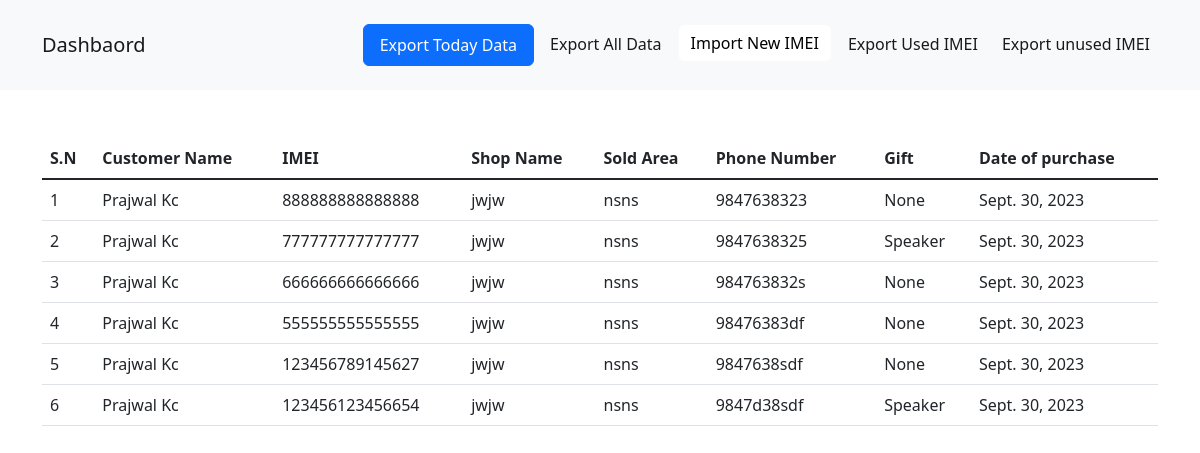
The app's page /dash/, older data.
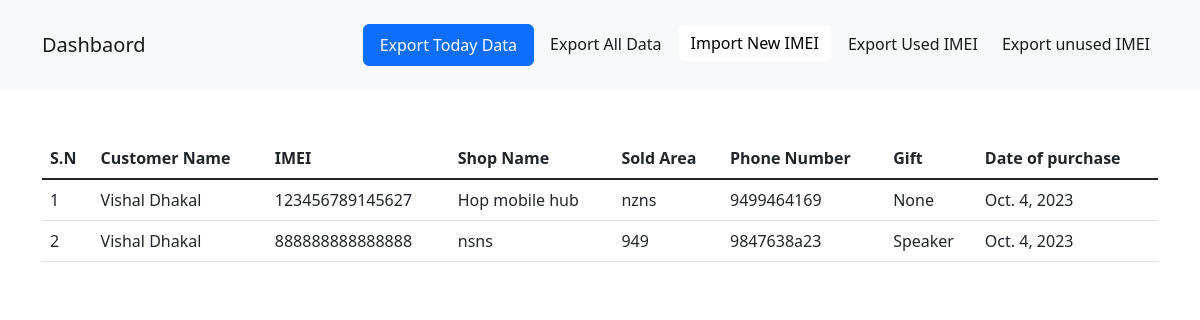
The same page, newer data.
### gifts/models.py (models this page shows, shortened)
class Customer(models.Model):
    CAMPAIGN_CHOICES = [
        ("Facebook Ads", "Facebook Ads"),
        ("Reatil Shop", "Reatil Shop"),
        ("Google Ads", "Google Ads"),
        ("Others", "Others"),
    ]
    customer_name = models.CharField(max_length=400)
    shop_name = models.TextField()
    sold_area = models.CharField(max_length=800)
    phone_number = models.CharField(max_length=400)
    phone_model = models.ForeignKey(MobilePhone, on_delete=models.CASCADE)
    sale_status = models.CharField(max_length=400, default="SOLD")
    prize_details = models.CharField(
        max_length=900, default="Happy Dashain and Tihar")
    gift = models.ForeignKey(Gift, on_delete=models.CASCADE, null=True)
    imei = models.CharField(max_length=400)
    date_of_purchase = models.DateField(auto_now_add=True, auto_now=False)
    how_know_about_campaign = models.CharField(
        max_length=800, choices=CAMPAIGN_CHOICES)
    recharge_card = models.ForeignKey(RechargeCard, on_delete=models.CASCADE,null=True,related_name="recharge_card")
    ntc_recharge_card = models.BooleanField(default=False)
    amount_of_card = models.IntegerField(default=50)
    profession =  models.CharField(max_length=400, default="None")
    class Meta:
        ordering = ("-date_of_purchase",)

class Gift(models.Model):
    name = models.CharField(max_length=400)
    image_url = models.FileField()
    def __str__(self):
        return self.name

### gifts/views.py (the view)
# urls.py: path('dash/', adminIndex,name = 'adminIndexx'),
def adminIndex(request):
    customerss = Customer.objects.all()
    ctx = {
        "customers": customerss
    }
    return render(request, "admin2/index.html", ctx)

### templates/admin2/index.html (shortened to what this page needs)
<!DOCTYPE html>
<html lang="en">
<head>
     <link href="https://cdn.jsdelivr.net/npm/bootstrap@5.2.3/dist/css/bootstrap.min.css" rel="stylesheet"
>
</head>
<body>
     <nav class="navbar navbar-expand-lg bg-light">
          <div class="container py-3">
               <a class="navbar-brand" href="#" class="fw-bold fs-5">Dashbaord</a>
               <div class="collapse navbar-collapse" id="navbarSupportedContent">
                    <ul class="navbar-nav ms-auto mb-2 mb-lg-0">
                         <li class="nav-item ms-2">
                              <a class="nav-link btn btn-primary text-white px-3" aria-current="page" href="#">Export
                                   Today
                                   Data</a>
                         </li>
                         <li class="nav-item ms-2">
                              <a class="nav-link active" aria-current="page" href="#">Export All Data</a>
                         </li>
                         <li class="nav-item ms-2">
                              <button type="button" class="btn btn-light bg-white" data-bs-toggle="modal"
                                   data-bs-target="#exampleModal">
                                   Import New IMEI
                              </button>
                         </li>
                         <li class="nav-item ms-2">
                              <a class="nav-link active" aria-current="page" href="#">Export Used IMEI</a>
                         </li>
                         <li class="nav-item ms-2">
                              <a class="nav-link active" aria-current="page" href="#">Export unused IMEI</a>
                         </li>
                    </ul>
               </div>
          </div>
     </nav>
     <div class="container py-5">
          <table class="table">
               <thead>
                    <tr>
                         <th scope="col">S.N</th>
                         <th scope="col">Customer Name</th>
                         <th scope="col">IMEI</th>
                         <th scope="col">Shop Name</th>
                         <th scope="col">Sold Area</th>
                         <th scope="col">Phone Number</th>
                         <th scope="col">Gift</th>
                         <th scope="col">Date of purchase</th>
                    </tr>
               </thead>
               <tbody class="table-group-divider">
                    {% for cust in customers %}
                    <tr>
                         <td>{{ forloop.counter }}</td>
                         <td>{{cust.customer_name}}</td>
                         <td>{{cust.imei}}</td>
                         <td>{{cust.shop_name}}</td>
                         <td>{{cust.sold_area}}</td>
                         <td>{{cust.phone_number}}</td>
                         <td>{{cust.gift}}</td>
                         <td>{{cust.date_of_purchase}}</td>
                    </tr>
                    {% endfor %}
               </tbody>
          </table>
     </div>
</body>
</html>

Row changes from the older to the newer data that the page shows:
removed Customer: customer_name "Prajwal Kc", imei "888888888888888", shop_name "jwjw", sold_area "nsns", phone_number "9847638323", gift "None", date_of_purchase "Sept. 30, 2023"
removed Customer: customer_name "Prajwal Kc", imei "777777777777777", shop_name "jwjw", sold_area "nsns", phone_number "9847638325", gift "Speaker", date_of_purchase "Sept. 30, 2023"
removed Customer: customer_name "Prajwal Kc", imei "666666666666666", shop_name "jwjw", sold_area "nsns", phone_number "984763832s", gift "None", date_of_purchase "Sept. 30, 2023"
removed Customer: customer_name "Prajwal Kc", imei "555555555555555", shop_name "jwjw", sold_area "nsns", phone_number "98476383df", gift "None", date_of_purchase "Sept. 30, 2023"
removed Customer: customer_name "Prajwal Kc", imei "123456789145627", shop_name "jwjw", sold_area "nsns", phone_number "9847638sdf", gift "None", date_of_purchase "Sept. 30, 2023"
removed Customer: customer_name "Prajwal Kc", imei "123456123456654", shop_name "jwjw", sold_area "nsns", phone_number "9847d38sdf", gift "Speaker", date_of_purchase "Sept. 30, 2023"
added Customer: customer_name "Vishal Dhakal", imei "123456789145627", shop_name "Hop mobile hub", sold_area "nzns", phone_number "9499464169", gift "None", date_of_purchase "Oct. 4, 2023"
added Customer: customer_name "Vishal Dhakal", imei "888888888888888", shop_name "nsns", sold_area "949", phone_number "9847638a23", gift "Speaker", date_of_purchase "Oct. 4, 2023"
